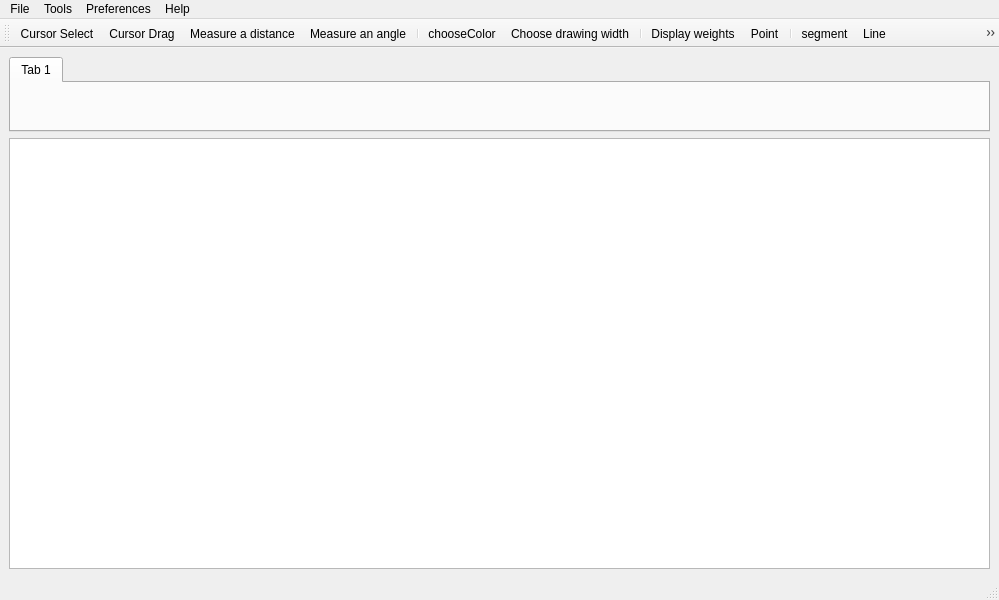
<?xml version="1.0" encoding="UTF-8"?>
<ui version="4.0">
 <class>Gribouillot</class>
 <widget class="QMainWindow" name="Gribouillot">
  <property name="geometry">
   <rect>
    <x>0</x>
    <y>0</y>
    <width>999</width>
    <height>600</height>
   </rect>
  </property>
  <property name="windowTitle">
   <string>Gribouillot</string>
  </property>
  <widget class="QWidget" name="centralwidget">
   <layout class="QVBoxLayout" name="verticalLayout">
    <item>
     <widget class="QTabWidget" name="tabWidget">
      <property name="maximumSize">
       <size>
        <width>16777215</width>
        <height>75</height>
       </size>
      </property>
      <property name="currentIndex">
       <number>0</number>
      </property>
      <property name="usesScrollButtons">
       <bool>false</bool>
      </property>
      <widget class="MapTabWidget" name="mapTabWidget">
       <property name="styleSheet">
        <string notr="true"/>
       </property>
       <attribute name="title">
        <string>Tab 1</string>
       </attribute>
      </widget>
     </widget>
    </item>
    <item>
     <widget class="ZoomableGraphicsView" name="zGraphicsView">
      <property name="renderHints">
       <set>QPainter::Antialiasing|QPainter::TextAntialiasing</set>
      </property>
      <property name="dragMode">
       <enum>QGraphicsView::ScrollHandDrag</enum>
      </property>
      <property name="transformationAnchor">
       <enum>QGraphicsView::AnchorUnderMouse</enum>
      </property>
      <property name="resizeAnchor">
       <enum>QGraphicsView::AnchorUnderMouse</enum>
      </property>
     </widget>
    </item>
   </layout>
  </widget>
  <widget class="QStatusBar" name="statusBar"/>
  <widget class="QMenuBar" name="menuBar">
   <property name="geometry">
    <rect>
     <x>0</x>
     <y>0</y>
     <width>999</width>
     <height>22</height>
    </rect>
   </property>
   <widget class="QMenu" name="menuFile">
    <property name="title">
     <string>File</string>
    </property>
    <addaction name="actionNewProject"/>
    <addaction name="actionOpenProject"/>
    <addaction name="actionImport_layer"/>
    <addaction name="actionSaveProject"/>
    <addaction name="separator"/>
    <addaction name="actionExportAs"/>
    <addaction name="separator"/>
    <addaction name="actionQuit"/>
   </widget>
   <widget class="QMenu" name="menuOptions">
    <property name="title">
     <string>Tools</string>
    </property>
    <addaction name="actionMinimap"/>
    <addaction name="actionCenterOfMass"/>
    <addaction name="actionSpiralOptions"/>
   </widget>
   <widget class="QMenu" name="menuHelp">
    <property name="title">
     <string>Help</string>
    </property>
    <addaction name="actionAbout_Grib"/>
    <addaction name="actionAbout_Qt"/>
   </widget>
   <widget class="QMenu" name="menuPreferences">
    <property name="title">
     <string>Preferences</string>
    </property>
    <addaction name="actionCopy_pixmaps"/>
    <addaction name="actionAutosave"/>
   </widget>
   <addaction name="menuFile"/>
   <addaction name="menuOptions"/>
   <addaction name="menuPreferences"/>
   <addaction name="menuHelp"/>
  </widget>
  <widget class="QToolBar" name="toolBar">
   <property name="windowTitle">
    <string>toolBar</string>
   </property>
   <attribute name="toolBarArea">
    <enum>TopToolBarArea</enum>
   </attribute>
   <attribute name="toolBarBreak">
    <bool>false</bool>
   </attribute>
   <addaction name="actionCursorSelect"/>
   <addaction name="actionCursorDrag"/>
   <addaction name="actionMeasureDistance"/>
   <addaction name="actionMeasureAngle"/>
   <addaction name="separator"/>
   <addaction name="actionChooseColor"/>
   <addaction name="actionChooseWidth"/>
   <addaction name="separator"/>
   <addaction name="actionPointWeight"/>
   <addaction name="actionPoint"/>
   <addaction name="separator"/>
   <addaction name="actionSegment"/>
   <addaction name="actionLine"/>
   <addaction name="actionHorizontalLine"/>
   <addaction name="actionVerticalLine"/>
   <addaction name="actionParallel"/>
   <addaction name="actionPerpendicular"/>
   <addaction name="actionBisection"/>
   <addaction name="actionAngleLine"/>
   <addaction name="separator"/>
   <addaction name="actionDrawCenter"/>
   <addaction name="actionCircleCenterPoint"/>
   <addaction name="actionCircleSelectRadius"/>
   <addaction name="actionCircleRadiusValue"/>
   <addaction name="actionCircleDiameter"/>
   <addaction name="actionCircleSelectDiameter"/>
   <addaction name="actionCircleTriangle"/>
   <addaction name="separator"/>
   <addaction name="actionArcFromCircle"/>
   <addaction name="actionArc"/>
   <addaction name="separator"/>
   <addaction name="actionSpiral"/>
   <addaction name="separator"/>
   <addaction name="actionLoadPicture"/>
  </widget>
  <action name="actionNewProject">
   <property name="text">
    <string>New project</string>
   </property>
   <property name="shortcut">
    <string>Ctrl+N</string>
   </property>
  </action>
  <action name="actionSaveProject">
   <property name="text">
    <string>Save project</string>
   </property>
   <property name="shortcut">
    <string>Ctrl+S</string>
   </property>
  </action>
  <action name="actionQuit">
   <property name="text">
    <string>Quit</string>
   </property>
  </action>
  <action name="actionOpenProject">
   <property name="text">
    <string>Open project</string>
   </property>
   <property name="shortcut">
    <string>Ctrl+O</string>
   </property>
  </action>
  <action name="actionExportAs">
   <property name="text">
    <string>Export view as...</string>
   </property>
   <property name="toolTip">
    <string>Export as choosen picture format</string>
   </property>
  </action>
  <action name="actionChooseColor">
   <property name="icon">
    <iconset>
     <normalon>:/Resources/Icons/color-wheel.png</normalon>
    </iconset>
   </property>
   <property name="text">
    <string>chooseColor</string>
   </property>
   <property name="toolTip">
    <string>Choose a drawing color</string>
   </property>
  </action>
  <action name="actionMeasureDistance">
   <property name="checkable">
    <bool>true</bool>
   </property>
   <property name="icon">
    <iconset>
     <normalon>:/Resources/Icons/measure-tape-km.png</normalon>
    </iconset>
   </property>
   <property name="text">
    <string>Measure a distance</string>
   </property>
   <property name="toolTip">
    <string>Measure a distance in km</string>
   </property>
  </action>
  <action name="actionMeasureAngle">
   <property name="checkable">
    <bool>true</bool>
   </property>
   <property name="icon">
    <iconset resource="gribouillot.qrc">
     <normaloff>:/Resources/Icons/protractor.png</normaloff>
     <normalon>:/Resources/Icons/protractor.png</normalon>:/Resources/Icons/protractor.png</iconset>
   </property>
   <property name="text">
    <string>Measure an angle</string>
   </property>
   <property name="toolTip">
    <string>Measure an angle</string>
   </property>
  </action>
  <action name="actionDrawCenter">
   <property name="checkable">
    <bool>true</bool>
   </property>
   <property name="icon">
    <iconset resource="gribouillot.qrc">
     <normaloff>:/Resources/Icons/circle-drawCenter.png</normaloff>:/Resources/Icons/circle-drawCenter.png</iconset>
   </property>
   <property name="text">
    <string>Draw circle center</string>
   </property>
   <property name="toolTip">
    <string>Draw the center point when drawing circles</string>
   </property>
  </action>
  <action name="actionCircleCenterPoint">
   <property name="checkable">
    <bool>true</bool>
   </property>
   <property name="icon">
    <iconset resource="gribouillot.qrc">
     <normaloff>:/Resources/Icons/circle-center-point.png</normaloff>:/Resources/Icons/circle-center-point.png</iconset>
   </property>
   <property name="text">
    <string>circleCenterPoint</string>
   </property>
   <property name="toolTip">
    <string>Draw a circle given a center and an other point</string>
   </property>
  </action>
  <action name="actionCircleRadiusValue">
   <property name="checkable">
    <bool>true</bool>
   </property>
   <property name="icon">
    <iconset resource="gribouillot.qrc">
     <normaloff>:/Resources/Icons/circle-radius-value.png</normaloff>:/Resources/Icons/circle-radius-value.png</iconset>
   </property>
   <property name="text">
    <string>circleRadiusValue</string>
   </property>
   <property name="toolTip">
    <string>Draw a circle given a center and a radius value</string>
   </property>
  </action>
  <action name="actionCircleDiameter">
   <property name="checkable">
    <bool>true</bool>
   </property>
   <property name="icon">
    <iconset resource="gribouillot.qrc">
     <normaloff>:/Resources/Icons/circle-2points-diameter.png</normaloff>:/Resources/Icons/circle-2points-diameter.png</iconset>
   </property>
   <property name="text">
    <string>circleDiameter</string>
   </property>
   <property name="toolTip">
    <string>Draw a circle given 2 points as a diameter</string>
   </property>
  </action>
  <action name="actionCircleTriangle">
   <property name="checkable">
    <bool>true</bool>
   </property>
   <property name="icon">
    <iconset resource="gribouillot.qrc">
     <normaloff>:/Resources/Icons/circle-3points.png</normaloff>:/Resources/Icons/circle-3points.png</iconset>
   </property>
   <property name="text">
    <string>Circle from Triangle</string>
   </property>
   <property name="toolTip">
    <string>Draw the circle passing by 3 points</string>
   </property>
  </action>
  <action name="actionPoint">
   <property name="checkable">
    <bool>true</bool>
   </property>
   <property name="icon">
    <iconset resource="gribouillot.qrc">
     <normaloff>:/Resources/Icons/point.png</normaloff>:/Resources/Icons/point.png</iconset>
   </property>
   <property name="text">
    <string>Point</string>
   </property>
   <property name="toolTip">
    <string>Draw a point</string>
   </property>
  </action>
  <action name="actionLine">
   <property name="checkable">
    <bool>true</bool>
   </property>
   <property name="icon">
    <iconset>
     <normalon>:/Resources/Icons/line.png</normalon>
    </iconset>
   </property>
   <property name="text">
    <string>Line</string>
   </property>
   <property name="toolTip">
    <string>Draw an infinite line given 2 points</string>
   </property>
  </action>
  <action name="actionSegment">
   <property name="checkable">
    <bool>true</bool>
   </property>
   <property name="icon">
    <iconset>
     <normalon>:/Resources/Icons/line-segment.png</normalon>
    </iconset>
   </property>
   <property name="text">
    <string>segment</string>
   </property>
   <property name="toolTip">
    <string>Draw a segment given 2 points</string>
   </property>
  </action>
  <action name="actionParallel">
   <property name="checkable">
    <bool>true</bool>
   </property>
   <property name="icon">
    <iconset>
     <normalon>:/Resources/Icons/line-point-parallel.png</normalon>
    </iconset>
   </property>
   <property name="text">
    <string>parallel</string>
   </property>
   <property name="toolTip">
    <string>Draw the parallel to a selected line crossing a given point</string>
   </property>
  </action>
  <action name="actionPerpendicular">
   <property name="checkable">
    <bool>true</bool>
   </property>
   <property name="icon">
    <iconset>
     <normalon>:/Resources/Icons/line-point-perpendicular.png</normalon>
    </iconset>
   </property>
   <property name="text">
    <string>perpendicular</string>
   </property>
   <property name="toolTip">
    <string>Draw the perpendicular to a line crossing a given point</string>
   </property>
  </action>
  <action name="actionBisection">
   <property name="checkable">
    <bool>true</bool>
   </property>
   <property name="icon">
    <iconset>
     <normalon>:/Resources/Icons/line-bisection.png</normalon>
    </iconset>
   </property>
   <property name="text">
    <string>Bisection</string>
   </property>
   <property name="toolTip">
    <string>Draw the bisection of the selected segment</string>
   </property>
  </action>
  <action name="actionHorizontalLine">
   <property name="checkable">
    <bool>true</bool>
   </property>
   <property name="icon">
    <iconset>
     <normalon>:/Resources/Icons/line-horizontal.png</normalon>
    </iconset>
   </property>
   <property name="text">
    <string>Horizontal line</string>
   </property>
   <property name="toolTip">
    <string>Draw the horizontal line crossing the given point</string>
   </property>
  </action>
  <action name="actionVerticalLine">
   <property name="checkable">
    <bool>true</bool>
   </property>
   <property name="icon">
    <iconset>
     <normalon>:/Resources/Icons/line-vertical.png</normalon>
    </iconset>
   </property>
   <property name="text">
    <string>Vertical line</string>
   </property>
   <property name="toolTip">
    <string>Draw the vertical line crossing the given point</string>
   </property>
  </action>
  <action name="actionAngleLine">
   <property name="checkable">
    <bool>true</bool>
   </property>
   <property name="icon">
    <iconset>
     <normalon>:/Resources/Icons/line-angle.png</normalon>
    </iconset>
   </property>
   <property name="text">
    <string>Angle line</string>
   </property>
   <property name="toolTip">
    <string>Draw the line intersecting the selected line at the given point, at the given angle</string>
   </property>
  </action>
  <action name="actionLoadPicture">
   <property name="icon">
    <iconset resource="gribouillot.qrc">
     <normaloff>:/Resources/Icons/image-x-generic.png</normaloff>:/Resources/Icons/image-x-generic.png</iconset>
   </property>
   <property name="text">
    <string>Load Picture</string>
   </property>
   <property name="toolTip">
    <string>Load an external picture </string>
   </property>
  </action>
  <action name="actionMinimap">
   <property name="checkable">
    <bool>true</bool>
   </property>
   <property name="text">
    <string>Minimap</string>
   </property>
   <property name="toolTip">
    <string>Display a minimap</string>
   </property>
   <property name="shortcut">
    <string>M</string>
   </property>
  </action>
  <action name="actionAbout_Qt">
   <property name="text">
    <string>About Qt</string>
   </property>
  </action>
  <action name="actionAbout_Grib">
   <property name="text">
    <string>About Gribouillot</string>
   </property>
  </action>
  <action name="actionChooseWidth">
   <property name="icon">
    <iconset resource="gribouillot.qrc">
     <normaloff>:/Resources/Icons/draw-width-5.png</normaloff>:/Resources/Icons/draw-width-5.png</iconset>
   </property>
   <property name="text">
    <string>Choose drawing width</string>
   </property>
   <property name="toolTip">
    <string>Change the drawing width</string>
   </property>
  </action>
  <action name="actionPointWeight">
   <property name="checkable">
    <bool>true</bool>
   </property>
   <property name="icon">
    <iconset resource="gribouillot.qrc">
     <normaloff>:/Resources/Icons/point-weight.png</normaloff>:/Resources/Icons/point-weight.png</iconset>
   </property>
   <property name="text">
    <string>Display weights</string>
   </property>
   <property name="toolTip">
    <string>Enter weight values for drawn points / show weight values</string>
   </property>
  </action>
  <action name="actionCursorDrag">
   <property name="checkable">
    <bool>true</bool>
   </property>
   <property name="icon">
    <iconset resource="gribouillot.qrc">
     <normaloff>:/Resources/Icons/cursor-openhand.png</normaloff>:/Resources/Icons/cursor-openhand.png</iconset>
   </property>
   <property name="text">
    <string>Cursor Drag</string>
   </property>
   <property name="toolTip">
    <string>Move around the map, you can not select items {k}</string>
   </property>
   <property name="shortcut">
    <string>K</string>
   </property>
  </action>
  <action name="actionCursorSelect">
   <property name="checkable">
    <bool>true</bool>
   </property>
   <property name="icon">
    <iconset resource="gribouillot.qrc">
     <normaloff>:/Resources/Icons/cursor-arrow.png</normaloff>:/Resources/Icons/cursor-arrow.png</iconset>
   </property>
   <property name="text">
    <string>Cursor Select</string>
   </property>
   <property name="toolTip">
    <string>Select items from the view {s}</string>
   </property>
   <property name="shortcut">
    <string>J</string>
   </property>
  </action>
  <action name="actionImport_layer">
   <property name="text">
    <string>Import layer</string>
   </property>
  </action>
  <action name="actionCenterOfMass">
   <property name="text">
    <string>Center of Mass</string>
   </property>
   <property name="shortcut">
    <string>G</string>
   </property>
  </action>
  <action name="actionCopy_pixmaps">
   <property name="checkable">
    <bool>true</bool>
   </property>
   <property name="text">
    <string>Copy pixmaps</string>
   </property>
   <property name="toolTip">
    <string>Automatically copy pixmaps to project folder</string>
   </property>
  </action>
  <action name="actionArc">
   <property name="checkable">
    <bool>true</bool>
   </property>
   <property name="icon">
    <iconset resource="gribouillot.qrc">
     <normaloff>:/Resources/Icons/arc-center-point-angle.png</normaloff>:/Resources/Icons/arc-center-point-angle.png</iconset>
   </property>
   <property name="text">
    <string>Arc</string>
   </property>
   <property name="toolTip">
    <string>Draw an arc given a center, a starting point and an angle</string>
   </property>
  </action>
  <action name="actionArcFromCircle">
   <property name="checkable">
    <bool>true</bool>
   </property>
   <property name="icon">
    <iconset resource="gribouillot.qrc">
     <normaloff>:/Resources/Icons/arc-2boundaries.png</normaloff>:/Resources/Icons/arc-2boundaries.png</iconset>
   </property>
   <property name="text">
    <string>Arc from a Circle</string>
   </property>
   <property name="toolTip">
    <string>Cut a circle into an arc given 2 boundaries</string>
   </property>
  </action>
  <action name="actionSpiralOptions">
   <property name="text">
    <string>Spiral options</string>
   </property>
   <property name="toolTip">
    <string>4 centers spiral options</string>
   </property>
   <property name="shortcut">
    <string>S</string>
   </property>
  </action>
  <action name="actionSpiral">
   <property name="checkable">
    <bool>true</bool>
   </property>
   <property name="icon">
    <iconset resource="gribouillot.qrc">
     <normaloff>:/Resources/Icons/spiral.png</normaloff>:/Resources/Icons/spiral.png</iconset>
   </property>
   <property name="text">
    <string>Spiral</string>
   </property>
   <property name="toolTip">
    <string>Draw a 4 centers spiral</string>
   </property>
  </action>
  <action name="actionCircleSelectRadius">
   <property name="checkable">
    <bool>true</bool>
   </property>
   <property name="icon">
    <iconset resource="gribouillot.qrc">
     <normaloff>:/Resources/Icons/circle-segment.png</normaloff>:/Resources/Icons/circle-segment.png</iconset>
   </property>
   <property name="text">
    <string>circleSelectRadius</string>
   </property>
   <property name="toolTip">
    <string>Draw a circle with the selected segment as radius</string>
   </property>
  </action>
  <action name="actionCircleSelectDiameter">
   <property name="checkable">
    <bool>true</bool>
   </property>
   <property name="icon">
    <iconset resource="gribouillot.qrc">
     <normaloff>:/Resources/Icons/circle-diameter.png</normaloff>:/Resources/Icons/circle-diameter.png</iconset>
   </property>
   <property name="text">
    <string>circleSelectDiameter</string>
   </property>
   <property name="toolTip">
    <string>Draw a circle with the selected segment as diameter</string>
   </property>
  </action>
  <action name="actionAutosave">
   <property name="checkable">
    <bool>true</bool>
   </property>
   <property name="text">
    <string>Autosave</string>
   </property>
   <property name="toolTip">
    <string>Define autosave interval</string>
   </property>
  </action>
 </widget>
 <customwidgets>
  <customwidget>
   <class>ZoomableGraphicsView</class>
   <extends>QGraphicsView</extends>
   <header>zoomablegraphicsview.h</header>
  </customwidget>
  <customwidget>
   <class>MapTabWidget</class>
   <extends>QWidget</extends>
   <header>maptabwidget.h</header>
   <container>1</container>
  </customwidget>
 </customwidgets>
 <resources>
  <include location="gribouillot.qrc"/>
 </resources>
 <connections>
  <connection>
   <sender>tabWidget</sender>
   <signal>tabBarClicked(int)</signal>
   <receiver>Gribouillot</receiver>
   <slot>tabWidgetClicked(int)</slot>
   <hints>
    <hint type="sourcelabel">
     <x>383</x>
     <y>137</y>
    </hint>
    <hint type="destinationlabel">
     <x>399</x>
     <y>299</y>
    </hint>
   </hints>
  </connection>
  <connection>
   <sender>tabWidget</sender>
   <signal>currentChanged(int)</signal>
   <receiver>Gribouillot</receiver>
   <slot>tabPageChanged(int)</slot>
   <hints>
    <hint type="sourcelabel">
     <x>383</x>
     <y>137</y>
    </hint>
    <hint type="destinationlabel">
     <x>399</x>
     <y>299</y>
    </hint>
   </hints>
  </connection>
  <connection>
   <sender>actionSaveProject</sender>
   <signal>triggered()</signal>
   <receiver>Gribouillot</receiver>
   <slot>saveProject()</slot>
   <hints>
    <hint type="sourcelabel">
     <x>-1</x>
     <y>-1</y>
    </hint>
    <hint type="destinationlabel">
     <x>399</x>
     <y>299</y>
    </hint>
   </hints>
  </connection>
 </connections>
 <slots>
  <slot>tabWidgetClicked(int)</slot>
  <slot>tabPageChanged(int)</slot>
  <slot>saveProject()</slot>
  <slot>onActionOpenProject_triggered()</slot>
 </slots>
</ui>
